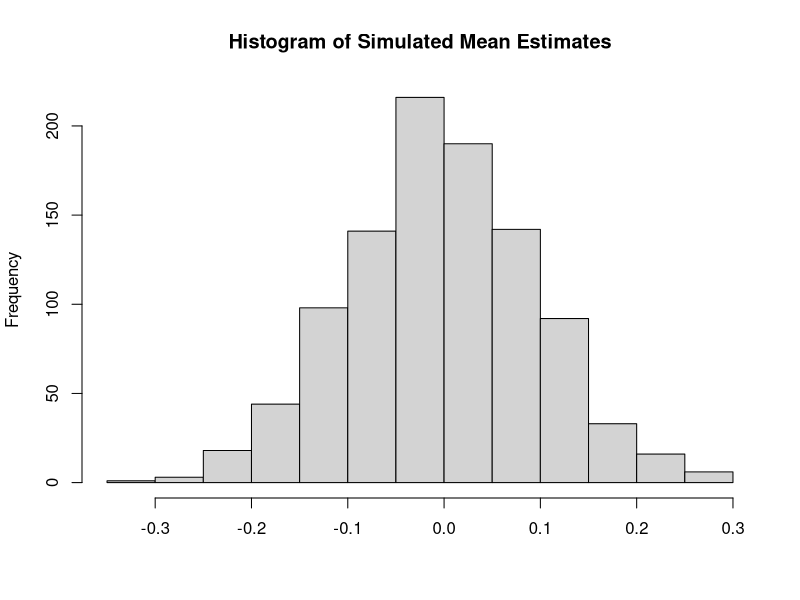
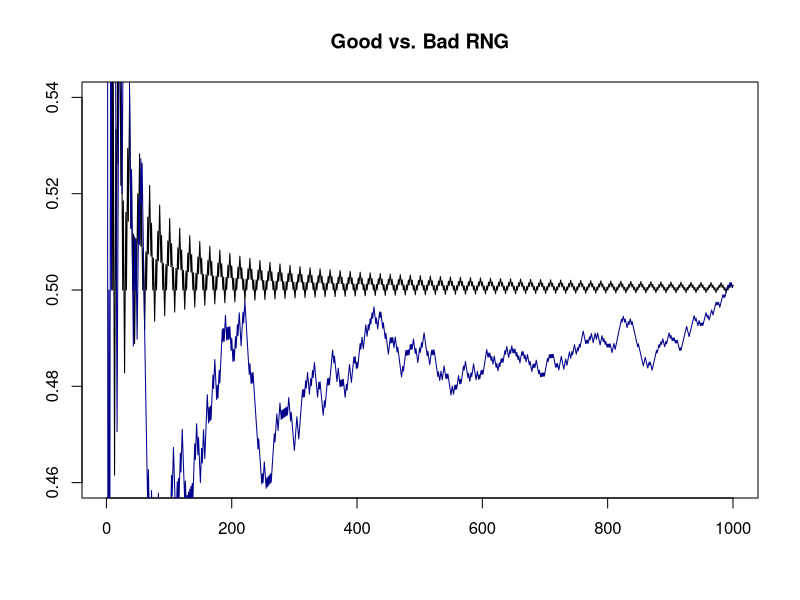
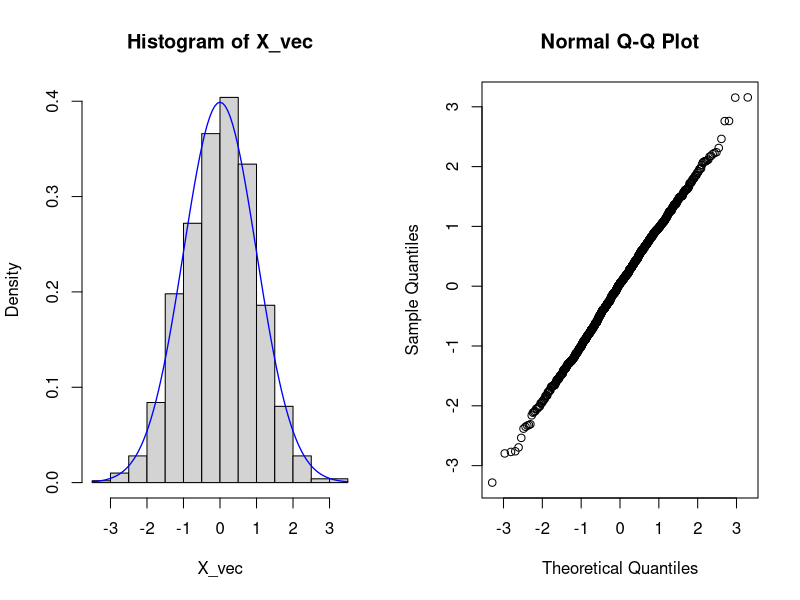
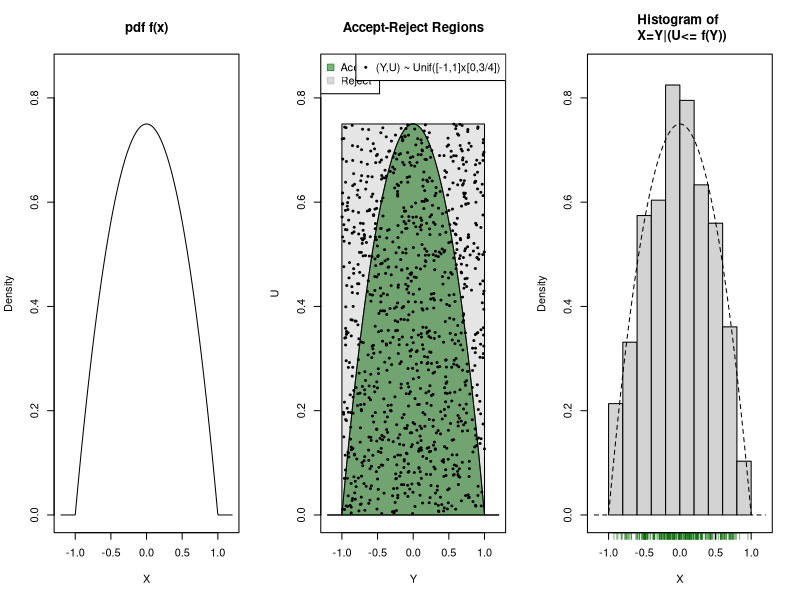
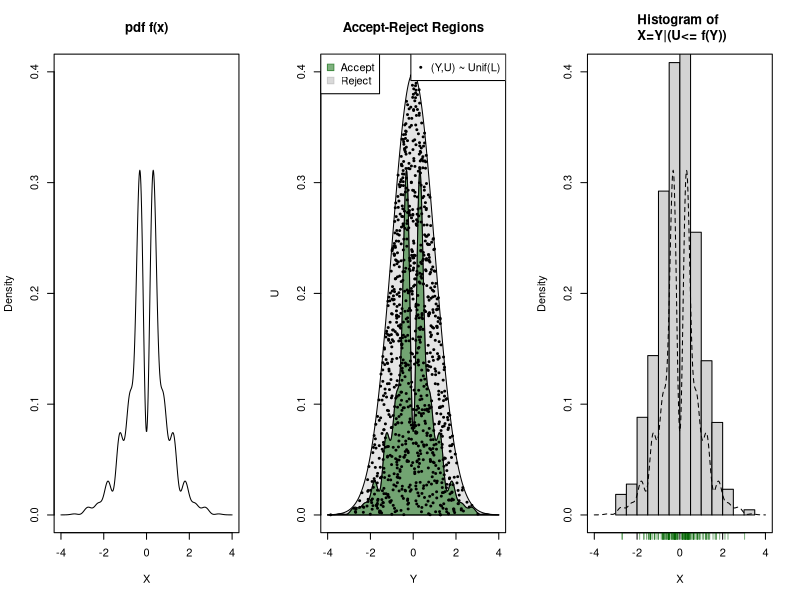
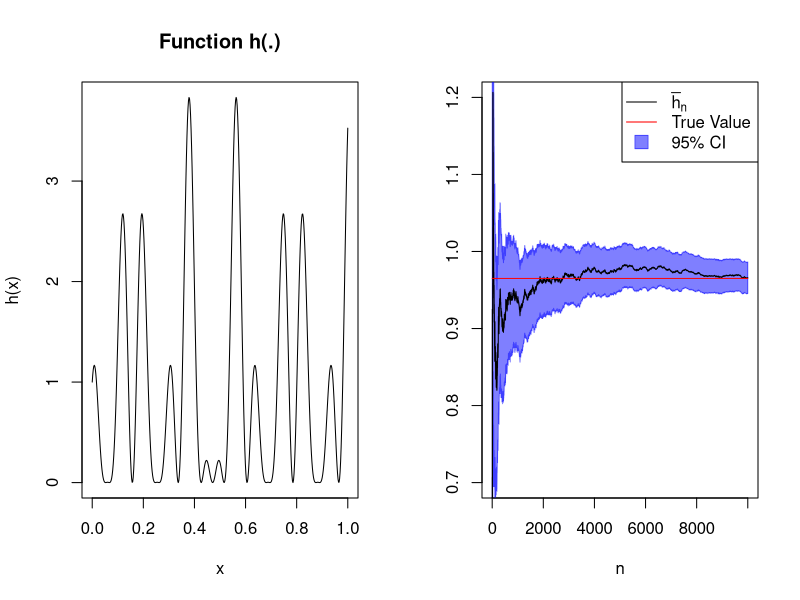
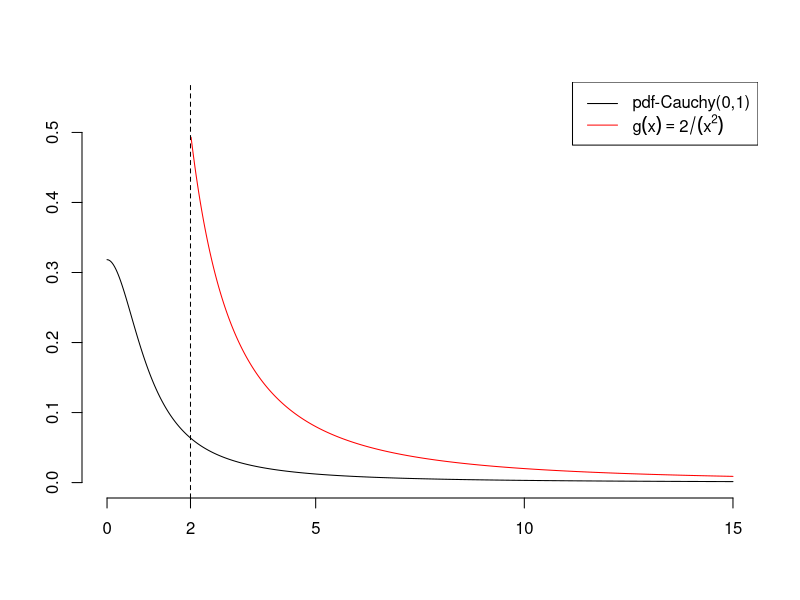

These figures' R source, in order:
## ---- chunk 1
## Step 1
generate_mean_estimates <- function(n = 100){
  ## generate artificial data
  artificial_data <- rnorm(n)   
  ## compute the estimate
  estimate        <- mean(artificial_data) 
  return(estimate)
}

## Step 2 
set.seed(223)
simulated_estimates <- replicate(1000, 
                                 generate_mean_estimates(n = 100))

## Step 3
mean(simulated_estimates)
sd(simulated_estimates)

hist(simulated_estimates, 
     main = "Histogram of Simulated Mean Estimates", 
     xlab = "")
## ---- chunk 2
m <- 64    # modulus
a <- 33    # multiplier
c <- 12    # increment
s <- 57    # seed
n <- 1000  # length of run (including seed)
r_vec    <- numeric(n) # initialize vector
r_vec[1] <- s # set seed
for (i in 1:(n-1)){
 r_vec[i+1] <- (a * r_vec[i] + c) %% m
}
# scale between [0,1]:
bad_runif_vec <- r_vec/m

# BUT! Very short cycle-length (here: period=16)
r_vec[ 1:16]
r_vec[17:32]
## ---- chunk 3
# using the above bad RNG:
bar_x_bad  <- cumsum(bad_runif_vec > 0.5)/(1:n)
# using R's high-quality RNG:
set.seed(223)
bar_x_good <- cumsum(runif(n)  > 0.5 )/(1:n)
# plotting the results:
plot(bar_x_bad, type="l", ylim=c(0.46,0.54), 
     xlab="", ylab="", main="Good vs. Bad RNG")
lines(bar_x_good, col="darkblue")
## ---- chunk 4
# Implementation:
BM_Algo <- function(){
  # 1. Step: Generate U_1, U_2 iid U[0,1]
  U <- runif(2)
  # 2. Step: Transformation
  X1 <- sqrt(-2 * log(U[1])) * cos(2 * pi * U[2])
  X2 <- sqrt(-2 * log(U[1])) * sin(2 * pi * U[2])
  return(c(X1, X2))
}

# Generation of Stand. Normal RVs through the Box-Muller Algo:
set.seed(123)
X_vec <- NULL
for(i in 1:500){
  X_vec <- c(X_vec, BM_Algo())
}

# Descriptive Plots
par(mfrow=c(1,2))
hist(X_vec, freq = FALSE)
curve(dnorm, add = TRUE, col="blue", lwd=1.3)
qqnorm(X_vec)

# Testing for Normality using the Shapiro-Wilk Test (H0: Normality)
shapiro.test(X_vec)
## ---- chunk 5
par(mfrow=c(1,1))
## ---- chunk 6
# target pdf
target_pdf <- function(x){
  pdf <- (3/4) * (1-(x)^2)
  pdf[(x)^2 > 1] <- 0
  ##
  return(pdf)
}

# Accept-Reject Algo:
Y <- runif(n=1000, min = -1, max = 1) 
U <- runif(n=1000, min =  0, max = 3/4) 
# A-R Step:
accept <- U <= target_pdf(Y)
X    <- Y[accept]

# #######
# plots #
# #######
library("scales")
xx <- seq(-1.2, 1.2, len=500)

par(mfrow=c(1,3))
# 1. plot #
plot(y = target_pdf(x=xx), x = xx, type="l", main="pdf f(x)", 
     xlab = "X", ylab = "Density", ylim=c(0,.85))
# 2. plot #
plot(y=target_pdf(x=xx), x=xx, type="l", 
     main="Accept-Reject Regions", xlab = "Y", ylab = "U", ylim=c(0,.85))
rect(xleft = -1, ybottom = 0, xright = 1, ytop = c((3/4)),      col=gray(0.8, alpha = 0.5))
polygon(x=c(xx, rev(xx)), y=c(target_pdf(x=xx), rep(0,length(xx))), col=alpha("darkgreen", 0.5))
points(y=U, x=Y, pch=19, cex=.4)
legend("topleft", legend = c("Accept","Reject"), pch=22, pt.cex=1.5,
     pt.bg = c(alpha("darkgreen", 0.5), gray(.7, alpha = .5)), 
     col =   c(alpha("darkgreen", 0.5), gray(.7, alpha = .5)))
legend("topright", legend = c("(Y,U) ~ Unif([-1,1]x[0,3/4])"), pch=19, pt.cex=.4)
# 3. plot 
hist(x = X, main="Histogram of \n X=Y|(U<= f(Y))", 
     freq = FALSE, ylim=c(0,.85), xlim=range(xx), xlab="X", ylab="Density")
axis(side=1, at = X[seq(from = 1,to = length(X), by=3)], 
     tick = TRUE, labels = FALSE, col.ticks = alpha("darkgreen", 0.5))
lines(y=target_pdf(x=xx), x=xx, lty=2)
box()
## ---- chunk 7
par(mfrow=c(1,1))
## ---- chunk 8
# Target pdf
target_pdf <- function(x, c=.075){
  pdf <- c * (exp(-x^2 / 2) * (sin(6*x)^2 + 3*cos(x)^2 * sin(4*x)^2 + 1))
  return(pdf)
}

# Upper bound
m_fun <- function(x){
  m <- exp(-x^2 / 2)/sqrt(2*pi)
  return(m)  
}

# Accept-Reject Algo:
set.seed(32280)
Y   <- rnorm(n=1000) 
U   <- numeric(length(Y))
for(i in 1:length(Y)){
  U[i] <- runif(n=1, min = 0, max = m_fun(Y[i])) 
}

# A-R Step:
accept <- U <= target_pdf(Y)
X      <- Y[accept]

# #######
# plots #
# #######
xx <- seq(-4, 4, len=500)

par(mfrow=c(1,3))
# 1. plot #
plot(y = target_pdf(x=xx), x = xx, type="l", main="pdf f(x)", 
     xlab = "X", ylab = "Density", ylim=c(0,.40))
# 2. plot #
plot(y=target_pdf(x=xx), x=xx, type="l", 
     main="Accept-Reject Regions", xlab = "Y", ylab = "U", ylim=c(0,0.40))
polygon(x=c(xx, rev(xx)), y=c(m_fun(x=xx), rep(0,length(xx))), col=gray(0.8, alpha = 0.5))
polygon(x=c(xx, rev(xx)), y=c(target_pdf(x=xx), rep(0,length(xx))), col=alpha("darkgreen", 0.5))
points(y=U, x=Y, pch=19, cex=.4)
legend("topleft", legend = c("Accept","Reject"), pch=22, pt.cex=1.5,
     pt.bg = c(alpha("darkgreen", 0.5), gray(.7, alpha = .5)), 
     col =   c(alpha("darkgreen", 0.5), gray(.7, alpha = .5)))
legend("topright", legend = c("(Y,U) ~ Unif(L)"), pch=19, pt.cex=.4)
# 3. plot
hist(x = X, main="Histogram of \n X=Y|(U<= f(Y))", 
     freq = FALSE, ylim=c(0,.40), xlim=range(xx), xlab="X", ylab="Density")
axis(side=1, at = X[seq(from = 1,to = length(X), by=3)], 
     tick = TRUE, labels = FALSE, col.ticks = alpha("darkgreen", 0.5))
lines(y=target_pdf(x=xx), x=xx, lty=2)
box()
## ---- chunk 9
par(mfrow=c(1,1))
## ---- chunk 10
# h(x):
h_fun <- function(x){
  result <- (cos(50*x)+sin(20*x))^2
  return(result)
}

# sample size
n <- 10000

# Generate sample of uniforms
set.seed(321)
u_vec <- runif(n=n)

# Approximation of the integral 
# More precisely: This is one realization of the stochastic 
# sequence \bar{h}_1,...,\bar{h}_n.
h_bar_n <- cumsum(h_fun(u_vec))/c(1:n)

# 'Final' value: 
# round(h_bar_n[n], digits = 3)
# True value:
true.value <- 0.965

# 95% CI
# Standard error of the estimator using the algebraic 
# formula for the variance (german: 'verschiebungssatz')
st.error_n <-  sqrt((cumsum(h_fun(u_vec)^2) - cumsum(h_fun(u_vec))^2/(1:n))/(1:n))
CI_u       <-  h_bar_n + 1.96 * st.error_n / sqrt(1:n)
CI_l       <-  h_bar_n - 1.96 * st.error_n / sqrt(1:n)

par(mfrow=c(1,2))
# plot 1:
xx  <- seq(from=0, to=1, len=500)
plot(x = xx, y = h_fun(xx), type="l", main="Function h(.)", xlab="x", ylab="h(x)")
# plot 2: 
plot(x = c(1:n), y = h_bar_n, type="n", ylim=c(0.7,1.2), 
     xlab = "n", ylab = "")
polygon(x = c(1:n, rev(1:n)), y = c(CI_u, rev(CI_l)), 
        col=alpha("blue", 0.5), border=alpha("blue", 0.5))
lines(x = c(1:n), y = h_bar_n, type="l")
lines(x = c(1:n), y = rep(true.value, n), type="l", col="red")
##
legend("topright", legend = c(expression(bar(h)[n]), "True Value", "95% CI"), lty=c(1,1,0), pch=c(22,22,22), pt.cex=c(0,0,2),
     pt.bg = c("black", "red", alpha("blue", 0.5)), 
     col =   c("black", "red", alpha("blue", 0.5)))
## ---- chunk 11
par(mfrow=c(1,1))
## ---- chunk 12
# g(x):
g_fun <- function(x){2/(x^2)}
# 
xx    <- seq(from= 0, to=15, length.out = 500)
# plot
plot(x = xx, dcauchy(xx, location = 0, scale = 1), 
     type="l", xlab="", ylab="", ylim=c(0,0.55), axes = FALSE)
axis(side = 1, at=c(0,2,5,10,15)); axis(side = 2)
# add graph of g(x)
lines(x = xx[xx>2], g_fun(xx[xx>2]), col="red")
# region of interest selected by h(x): x>2
abline(v=2, lty=2)
# legend
legend("topright", legend = c("pdf-Cauchy(0,1)", expression(g(x)==2/(x^2))), lty=c(1,1),
     col = c("black", "red"))
## ---- chunk 13
set.seed(123)
#
p_init <- runif(4)
#
p_11   <- p_init[1]
p_12   <- p_init[2]
p_21   <- p_init[3]
p_22   <- p_init[4]
#
p_1.   <- p_11 + p_12
p_.1   <- p_11 + p_21
#
p_11   <- p_1. * p_.1

# probabilities under H0:
p_0 <- c(p_11, p_21, p_12, p_22)


Y_vec <- rmultinom(n=1, size=4, prob=p_0)

## ---- chunk 14
LL_fun <- function(beta0, beta1, sigma) {
      # residuals
      res_vec   <-  y - x * beta1 - beta0
      # log-transformed probabilities of observing the vector of residuals res_vec: 
      Log_probs <- dnorm(x = R, mean = 0, sd = sigma, log = TRUE)
      # 
      result <- - sum(Log_probs)
      return(result)
}
